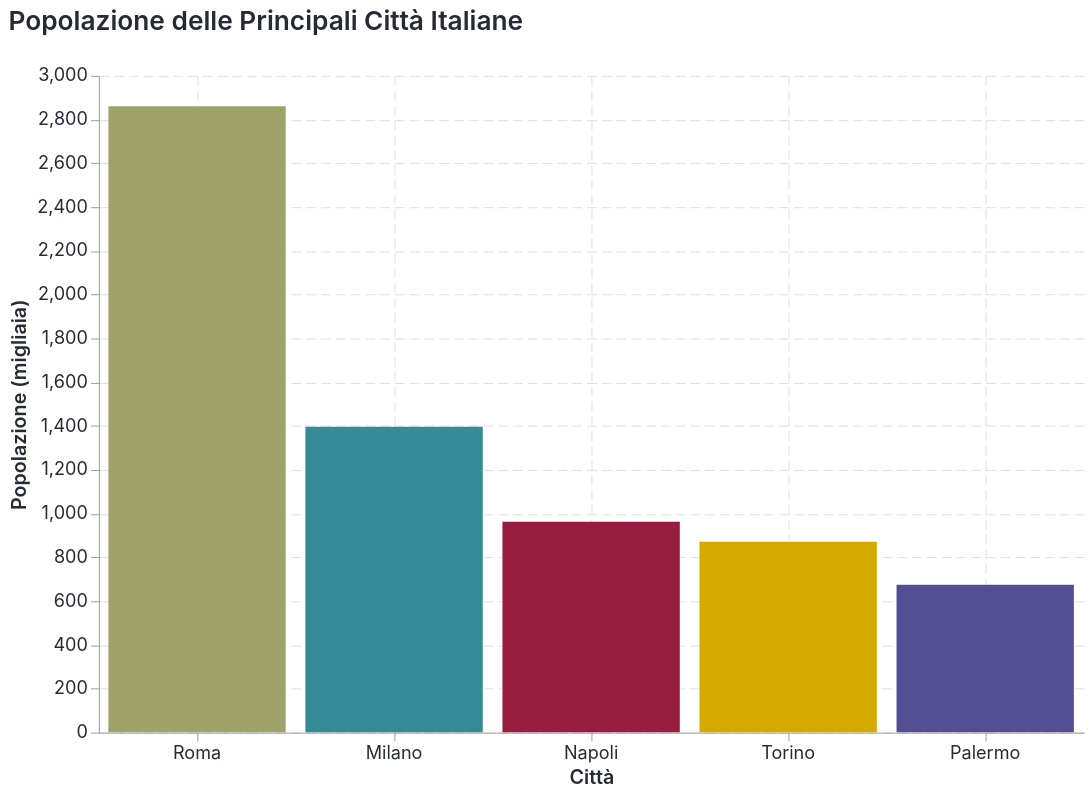

Notebook cell for this chart:
### Markdown cell above
## 5. Bar Chart Altair

### Code cell
# Dati per bar chart
cities = pd.DataFrame({
    'Città': ['Milano', 'Roma', 'Napoli', 'Torino', 'Palermo'],
    'Popolazione': [1396, 2860, 962, 871, 674]
})

bar_chart = alt.Chart(cities).mark_bar().encode(
    x=alt.X('Città:N', sort='-y', title='Città'),
    y=alt.Y('Popolazione:Q', title='Popolazione (migliaia)'),
    color=alt.Color('Città:N', legend=None),
    tooltip=['Città', 'Popolazione']
).properties(
    title='Popolazione delle Principali Città Italiane',
    width=600,
    height=400
)

bar_chart

### Figure 1 — Vega-Lite specification as saved in the notebook (floating-point values rounded to 4 significant figures)
{"config": {"background": "#ffffff", "font": "Inter, IBM Plex Sans, DejaVu Sans, Arial, sans-serif", "mark": {"color": "#262a33"}, "title": {"color": "#262a33", "anchor": "start", "dy": -15, "fontSize": 16, "font": "Inter, IBM Plex Sans, DejaVu Sans, Arial, sans-serif", "fontWeight": 600}, "axis": {"labelColor": "#262a33", "labelFontSize": 11, "labelFont": "Inter, IBM Plex Sans, DejaVu Sans, Arial, sans-serif", "labelFontWeight": 400, "titleColor": "#262a33", "titleFontSize": 12, "titleFont": "Inter, IBM Plex Sans, DejaVu Sans, Arial, sans-serif", "titleFontWeight": 600, "grid": true, "gridColor": "#b7adc1", "labelAngle": 0, "domainWidth": 0.5, "labelPadding": 2, "tickSize": 5, "tickWidth": 0.5}, "axisX": {"gridDash": [6, 3], "gridWidth": 0.25, "gridColor": "#b7adc1"}, "axisY": {"gridDash": [6, 3], "gridWidth": 0.25, "gridColor": "#b7adc1"}, "legend": {"labelFontSize": 11, "padding": 1, "symbolType": "square", "labelFont": "Inter, IBM Plex Sans, DejaVu Sans, Arial, sans-serif", "titleFont": "Inter, IBM Plex Sans, DejaVu Sans, Arial, sans-serif"}, "style": {"guide-label": {"font": "Inter, IBM Plex Sans, DejaVu Sans, Arial, sans-serif", "fill": "#262a33"}, "guide-title": {"font": "Inter, IBM Plex Sans, DejaVu Sans, Arial, sans-serif", "fill": "#262a33"}}, "range": {"category": ["#348b96", "#981b40", "#534e93", "#a0a369", "#d5aa00", "#7b7284", "#d67335", "#c2b5ab", "#676377", "#ddd0c5"]}, "point": {"filled": true}, "line": {"strokeWidth": 2.0}, "view": {"stroke": "transparent"}}, "data": {"name": "data-d52ee3e087e8cac5d26e4e12e4428192"}, "mark": {"type": "bar"}, "encoding": {"color": {"field": "Città", "legend": null, "type": "nominal"}, "tooltip": [{"field": "Città", "type": "nominal"}, {"field": "Popolazione", "type": "quantitative"}], "x": {"field": "Città", "sort": "-y", "title": "Città", "type": "nominal"}, "y": {"field": "Popolazione", "title": "Popolazione (migliaia)", "type": "quantitative"}}, "height": 400, "title": "Popolazione delle Principali Città Italiane", "width": 600, "$schema": "https://vega.github.io/schema/vega-lite/v5.20.1.json", "datasets": {"data-d52ee3e087e8cac5d26e4e12e4428192": [{"Città": "Milano", "Popolazione": 1396}, {"Città": "Roma", "Popolazione": 2860}, {"Città": "Napoli", "Popolazione": 962}, {"Città": "Torino", "Popolazione": 871}, {"Città": "Palermo", "Popolazione": 674}]}}
